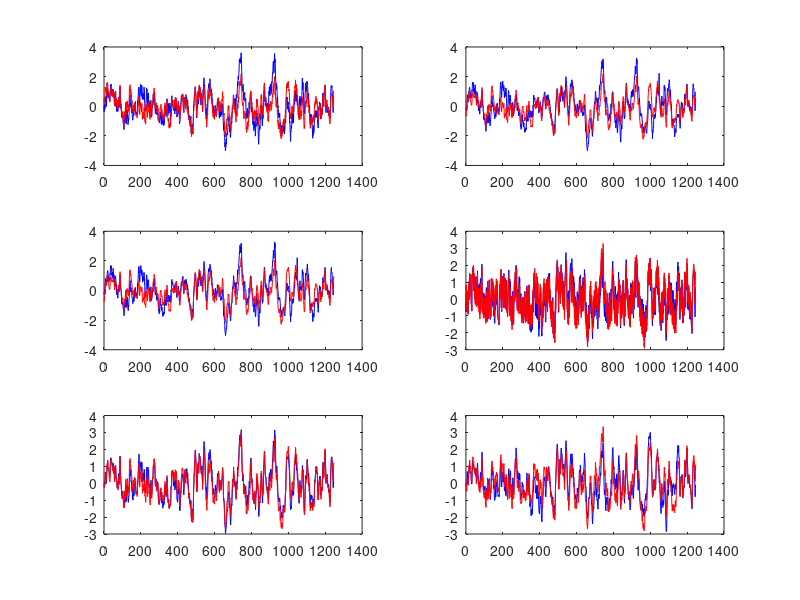

Reproduce this figure in MATLAB.
%{
This file describes the data in the glassfurnace.dat file.
1. Contributed by:
	Peter Van Overschee
	K.U.Leuven - ESAT - SISTA
	K. Mercierlaan 94
	3001 Heverlee
	Peter.Vanoverschee@esat.kuleuven.ac.be
2. Process/Description:
	Data of a glassfurnace (Philips)
3. Sampling time 
	
4. Number of samples: 
	1247 samples
5. Inputs:
	a. heating input
   	b. cooling input
   	c. heating input
6. Outputs:
	a. 6 outputs from temperature sensors in a cross section of the 
	furnace
7. References:
	a. Van Overschee P., De Moor B., N4SID : Subspace Algorithms for 
	the Identification of Combined Deterministic-Stochastic Systems, 
	Automatica, Special Issue on Statistical Signal Processing and Control, 
	Vol. 30, No. 1, 1994, pp. 75-93
	b.  Van Overschee P., "Subspace identification : Theory, 
	Implementation, Application" , Ph.D. Thesis, K.U.Leuven, February 1995. 
8. Known properties/peculiarities
	
9. Some MATLAB-code to retrieve the data
	!gunzip glassfurnace.dat.Z
	load glassfurnace.dat
      T=glassfurnace(:,1);
	U=glassfurnace(:,2:4);
	Y=glassfurnace(:,5:10);

%}


clear all, close all, clc

load glassfurnace.dat
T=glassfurnace(:,1);
U=glassfurnace(:,2:4);
Y=glassfurnace(:,5:10);


dat = iddata (Y, U)

[sys, x0] = moen4 (dat, 's', 10, 'n', 5)     % s=10, n=5


[y, t] = lsim (sys, U, [], x0);

err = norm (Y - y, 1) / norm (Y, 1)

figure (1)
p = columns (Y);
for k = 1 : p
  subplot (3, 2, k)
  plot (t, Y(:,k), 'b', t, y(:,k), 'r')
endfor
%title ('DaISy: Glass Furnace')
%legend ('y measured', 'y simulated', 'location', 'southeast')


